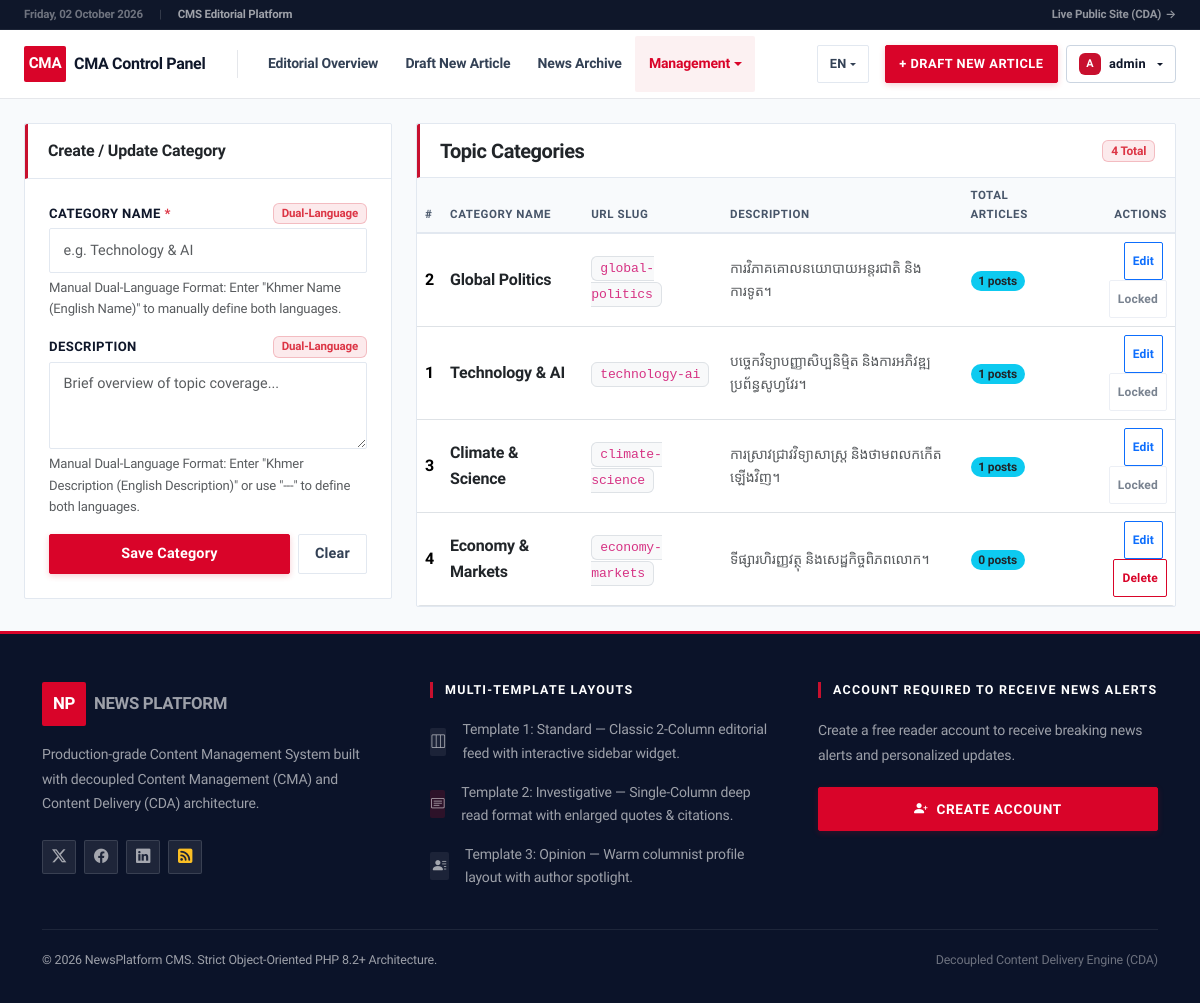
Before: /admin/categories.php (signed in) with the older database file.
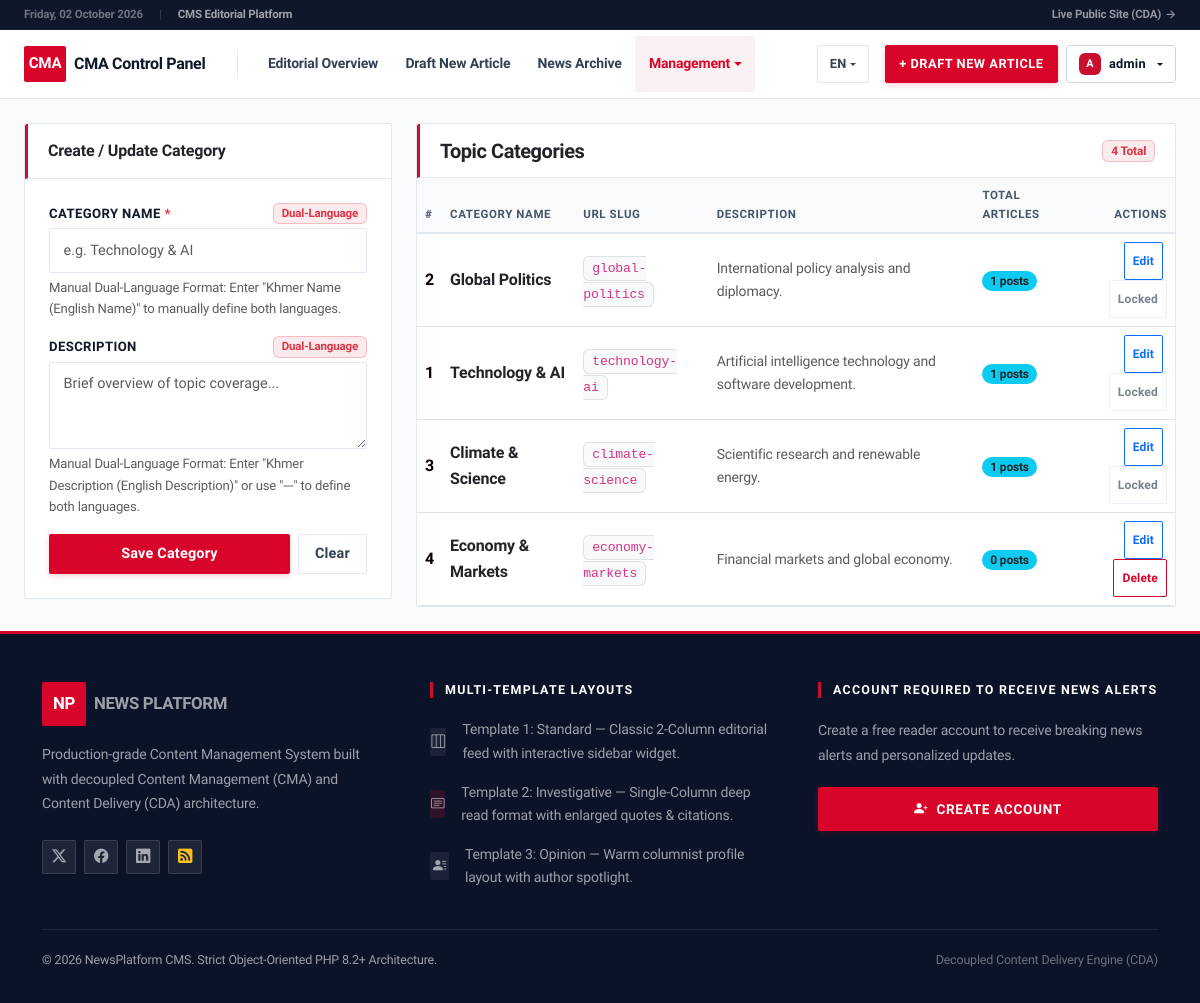
After: the same page with the newer database file.
### tables this page shows
CREATE TABLE IF NOT EXISTS `categories` (
  `id` INT AUTO_INCREMENT PRIMARY KEY,
  `name` VARCHAR(100) NOT NULL,
  `slug` VARCHAR(100) NOT NULL UNIQUE,
  `description` VARCHAR(255) NULL,
  `created_at` DATETIME NOT NULL DEFAULT CURRENT_TIMESTAMP
);

### templates/admin/views/categories.php (the view, shortened to what the rows shown need)
<div class="container-fluid px-4 py-4">
    <div class="row g-4">
        <div class="col-lg-8">
            <div class="card admin-card-clean">
                <div class="table-responsive admin-scroll-table">
                    <table class="table table-hover align-middle mb-0">
                        <thead class="table-light">
                            <tr>
                                <th>#</th>
                                <th><?= __('category_name') ?></th>
                                <th><?= __('url_slug') ?></th>
                                <th><?= __('description') ?></th>
                                <th><?= __('total_articles') ?></th>
                                <th class="text-end"><?= __('actions') ?></th>
                            </tr>
                        </thead>
                        <tbody>
                            <?php foreach ($categories as $cat) { ?>
                                <tr>
                                    <td class="fw-bold"><?= $cat['id'] ?></td>
                                    <td class="fw-bold text-dark"><?= e(cat_name($cat['name'])) ?></td>
                                    <td><code
                                            class="text-xs bg-light px-2 py-1 border rounded"><?= e($cat['slug']) ?></code>
                                    </td>
                                    <td class="text-muted small"><?= e(cat_desc($cat['description']) ?: __('no_description')) ?></td>
                                    <td>
                                        <span class="badge bg-info text-dark rounded-pill px-2.5 py-1">
                                            <?= number_format((int) $cat['article_count']) ?>     <?= __('posts') ?>
                                        </span>
                                    </td>
                                    <td class="text-end">
                                        <button class="btn btn-sm btn-outline-primary me-1 px-2 py-0.5"
                                            style="font-size:0.75rem;"
                                            onclick="editCategory(<?= htmlspecialchars(json_encode($cat), ENT_QUOTES, 'UTF-8') ?>)">
                                            <?= __('edit') ?>
                                        </button>
                                        <?php if ((int) $cat['article_count'] === 0) { ?>
                                            <?php $delUrl = url('admin/categories.php?action=delete&id=' . $cat['id'] . '&csrf_token=' . e($csrfToken)); ?>
                                            <button type="button" class="btn btn-sm btn-outline-danger px-2 py-0.5" style="font-size:0.75rem;"
                                                onclick="confirmDeleteCard('<?= e($delUrl) ?>', '<?= e(addslashes(cat_name($cat['name']))) ?>')">
                                                <?= __('delete') ?>
                                            </button>
                                        <?php } else { ?>
                                            <button class="btn btn-sm btn-outline-secondary px-2 py-0.5"
                                                style="font-size:0.75rem;" disabled
                                                title="Cannot delete: linked articles exist">
                                                <?= __('locked') ?>
                                            </button>
                                        <?php } ?>
                                    </td>
                                </tr>
                            <?php } ?>
                        </tbody>
                    </table>
                </div>
            </div>
        </div>
    </div>
</div>

Changed rows visible on the page:
changed categories "Global Politics": description "ការវិភាគគោលនយោបាយអន្តរជាតិ និងការទូត។" → "International policy analysis and diplomacy."
changed categories "Technology & AI": description "បច្ចេកវិទ្យាបញ្ញាសិប្បនិម្មិត និងការអភិវឌ្ឍប្រព័ន្ធសូហ្វវែរ។" → "Artificial intelligence technology and software development."
changed categories "Climate & Science": description "ការស្រាវជ្រាវវិទ្យាសាស្ត្រ និងថាមពលកកើតឡើងវិញ។" → "Scientific research and renewable energy."
changed categories "Economy & Markets": description "ទីផ្សារហិរញ្ញវត្ថុ និងសេដ្ឋកិច្ចពិភពលោក។" → "Financial markets and global economy."
